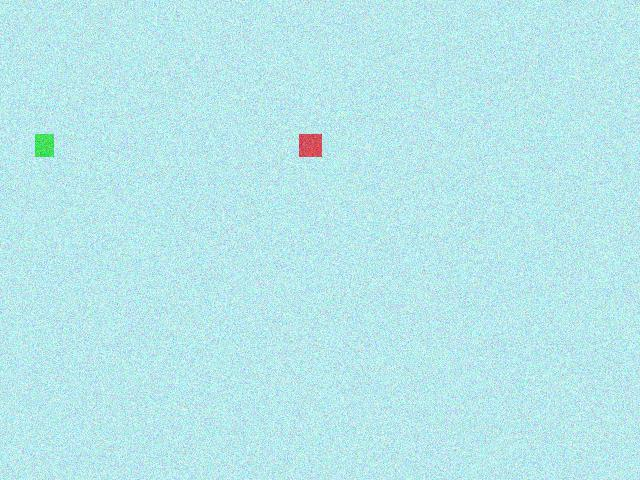
#> input picture lab15/buoy_simulation/frame_14.jpg, 640 x 480 px
$ jupyter execute detect_buoy_rgb.ipynb   (older library calls are emulated)
#> lines starting #> are read from the running program, lines starting #| are printed output that depends on the picture; after the words box and inside, x2 and y2 are one past the last pixel; in counts of white or black regions, pixels touching at a corner belong together; long printed decimals are rounded
# Develop Buoy Detector

[cell 1]
import cv2
import numpy as np
import matplotlib.pyplot as plt

# sample image
frame_number = 14
img = cv2.imread(f'buoy_simulation/frame_{frame_number:02d}.jpg')
#> img is the input picture: shape (480, 640, 3); mean B, G, R 235.1, 231.3, 183.9
img = np.flip(img, axis=2) # Convert BGR to RGB
img = cv2.boxFilter(img, -1, (5, 5))
fig, ax = plt.subplots()
plt.imshow(img)
plt.show()

# Detect buoys using RGB

[cell 2]
filter_size = (10, 10)
rfilt = cv2.boxFilter(img[:, :, 0], cv2.CV_32F, filter_size)
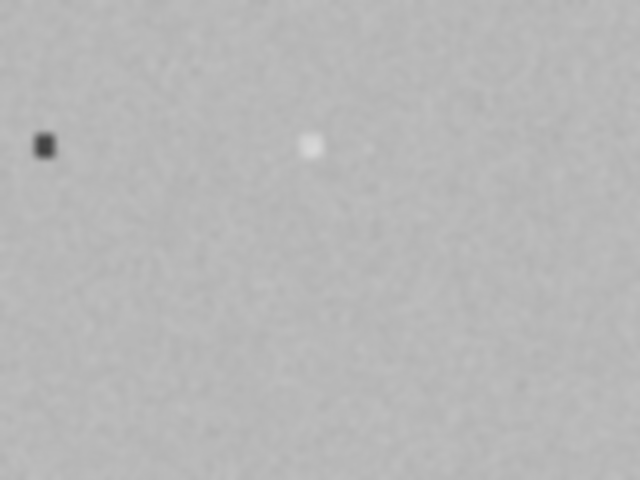
#> rfilt: shape (480, 640) float32; min 66, max 215.7, mean 183.9
gfilt = cv2.boxFilter(img[:, :, 1], cv2.CV_32F, filter_size)
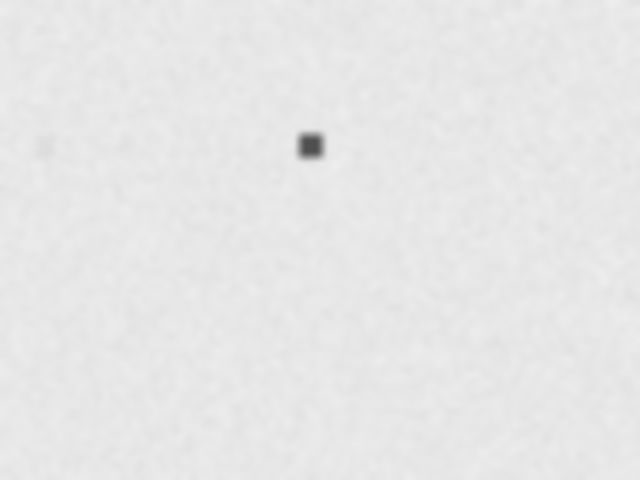
#> gfilt: shape (480, 640) float32; min 77.66, max 238, mean 231.3
bfilt = cv2.boxFilter(img[:, :, 2], cv2.CV_32F, filter_size)
fig, ax = plt.subplots(1, 3, figsize=(15, 6))
ax[0].imshow(rfilt, cmap='Reds')
ax[1].imshow(gfilt, cmap='Greens')
ax[2].imshow(bfilt, cmap='Blues')
plt.show()
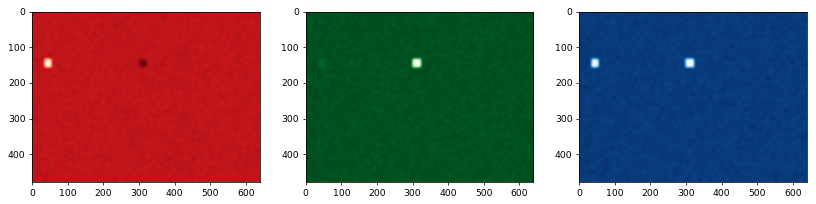
#> figure drawn by matplotlib, 3 panels

[cell 3]
# Detect Green Buoy
img_threshold_green = np.logical_and(rfilt > 0, rfilt < 120)
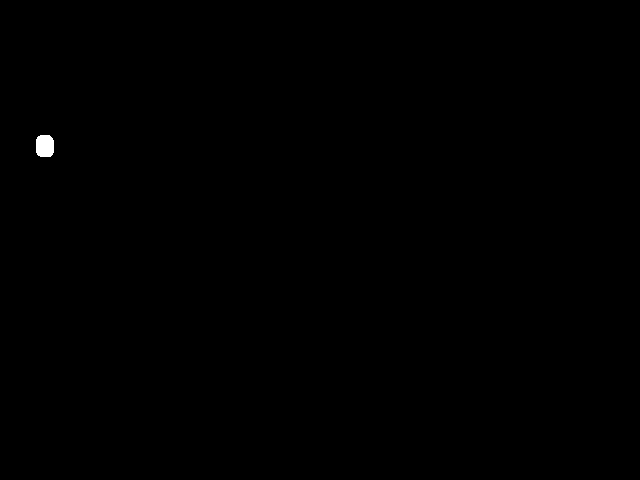
#> img_threshold_green: shape (480, 640) bool; 0.12% white; 1 white region, box (x1, y1, x2, y2) and area: (36, 135, 54, 157) 362
fig, ax = plt.subplots(1, 2, figsize=(15, 6))
ax[0].imshow(img_threshold_green, cmap='Greys')
r = ax[1].imshow(rfilt, cmap='Reds')
fig.colorbar(r, ax=ax[1], shrink=0.8)
plt.show()
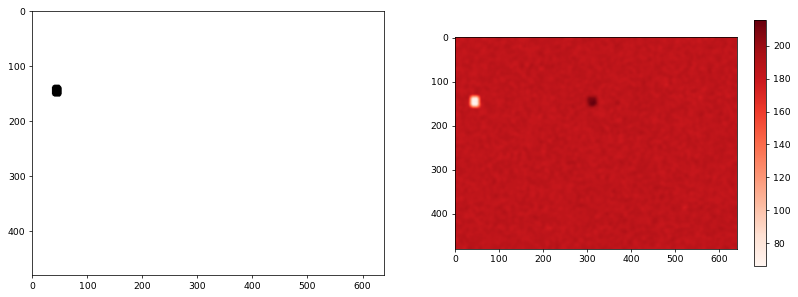
#> figure drawn by matplotlib, 3 panels

[cell 4]
# Detect Red Buoy
img_threshold_red = np.logical_and(gfilt > 0, gfilt < 150)
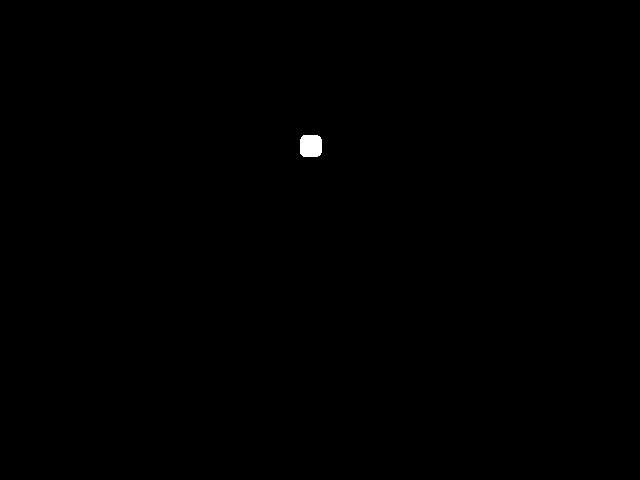
#> img_threshold_red: shape (480, 640) bool; 0.15% white; 1 white region, box (x1, y1, x2, y2) and area: (300, 135, 322, 157) 455
fig, ax = plt.subplots(1, 2, figsize=(15, 6))
ax[0].imshow(img_threshold_red, cmap='Greys')
g = ax[1].imshow(gfilt, cmap='Greens')
fig.colorbar(g, ax=ax[1], shrink=0.8)
plt.show()
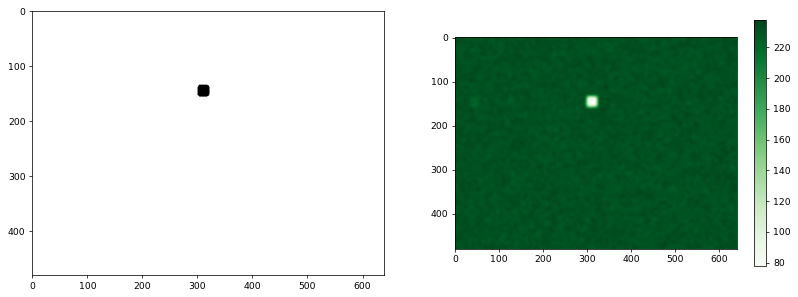
#> figure drawn by matplotlib, 3 panels

[cell 5]
img_threshold_red

[cell 6]
thresh = 0 # img_threshold_red values are either 0 or 1
avg_pixel_pos = np.average((np.argwhere(img_threshold_red>thresh)), axis=0)
#> avg_pixel_pos = [145.5, 310.4]
print(avg_pixel_pos)
#| [145.516 310.444]

plt.imshow(img)
plt.plot(avg_pixel_pos[1], avg_pixel_pos[0], 'bo')
plt.show()
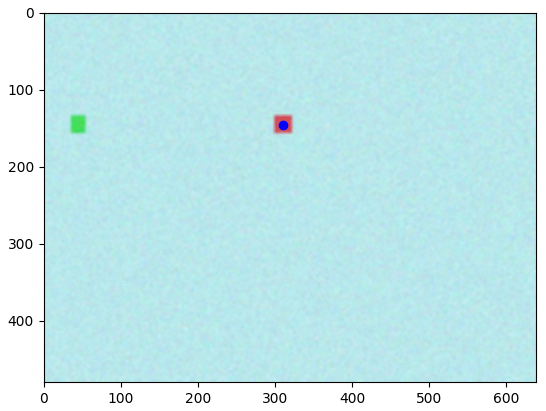
#> figure drawn by matplotlib, 1 panel

[cell 7]
thresh = 0 # img_threshold_red values are either 0 or 1
avg_pixel_pos = np.average((np.argwhere(img_threshold_green>thresh)), axis=0)
#> avg_pixel_pos = [145.6, 44.45]
print(avg_pixel_pos)
#| [145.597  44.453]

plt.imshow(img)
plt.plot(avg_pixel_pos[1], avg_pixel_pos[0], 'ko')
plt.show()

[cell 8]
img8 = (img_threshold_green * 255 / np.max(img)).astype(np.uint8)
thresh8 = (thresh * 255 / np.max(img)).astype(np.uint8)
#> thresh8 = 0
thresh, img_out = cv2.threshold(img8, thresh8, 255, cv2.THRESH_BINARY)
#> img_out: shape (480, 640); 0.12% white; 1 white region
#> thresh = 0
"""The image should still have one of two possible values at each pixel."""
contours, hierarchy = cv2.findContours(img_out, cv2.RETR_EXTERNAL, cv2.CHAIN_APPROX_NONE)
#> contours = 1 contour; box (x1, y1, x2, y2) and area: (36, 135, 54, 157) 330
# The return value contours will contain a list of all the contours on the image, where each contour is an np array of pixels along the boundary.

[cell 9]
# There was only one contour in the img
for contour in contours:
    print(contour.shape)
    print(np.mean(contour, axis=0))
#> this loop made 1 pass
#| (63, 1, 2)
#| [[ 44.365 145.667]]

[cell 10]
avg_pixel_pos = np.mean(contours[0], axis=0)[0]
#> avg_pixel_pos = [44.37, 145.7]
plt.imshow(img)
plt.plot(avg_pixel_pos[0], avg_pixel_pos[1], 'bo')
plt.show()

# Do the same with red threshold to detect potential multiple red buoys

[cell 11]
img8 = (img_threshold_red * 255 / np.max(img)).astype(np.uint8)
thresh8 = (thresh * 255 / np.max(img)).astype(np.uint8)
thresh, img_out = cv2.threshold(img8, thresh8, 255, cv2.THRESH_BINARY)
#> img_out: shape (480, 640); 0.15% white; 1 white region
"""The image should still have one of two possible values at each pixel."""
contours, hierarchy = cv2.findContours(img_out, cv2.RETR_EXTERNAL, cv2.CHAIN_APPROX_NONE)
#> contours = 1 contour; box (x1, y1, x2, y2) and area: (300, 135, 322, 157) 418
# The return value contours will contain a list of all the contours on the image, where each contour is an np array of pixels along the boundary.

[cell 12]
# There was only one contour in the img
for contour in contours:
    print(contour.shape)
    print(np.mean(contour, axis=0))

[cell 13]
avg_pixel_pos = np.mean(contours[0], axis=0)[0]
#> avg_pixel_pos = [310.5, 145.5]
plt.imshow(img)
plt.plot(avg_pixel_pos[0], avg_pixel_pos[1], 'bo')
plt.show()
